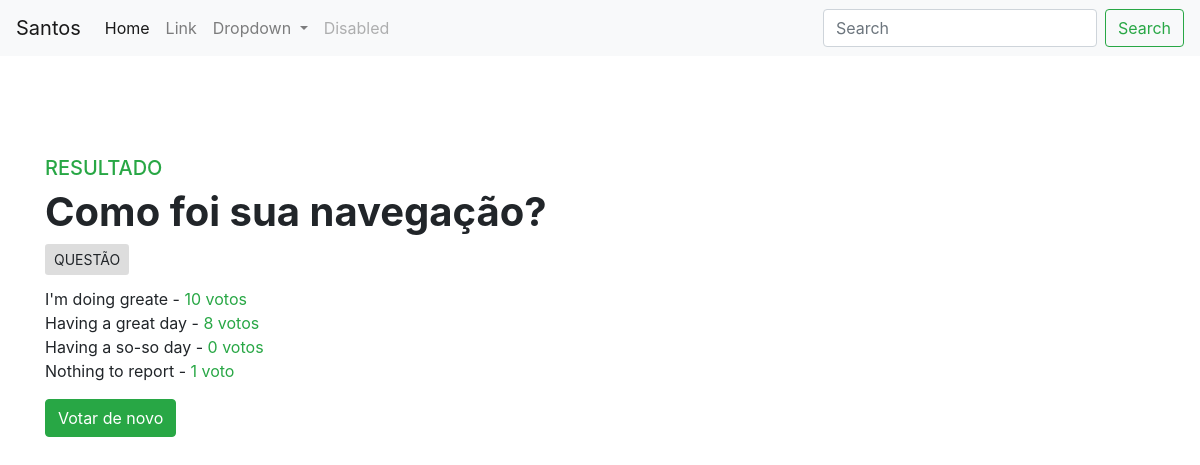
/polls/1/results/, run on an earlier commit of the app's database.
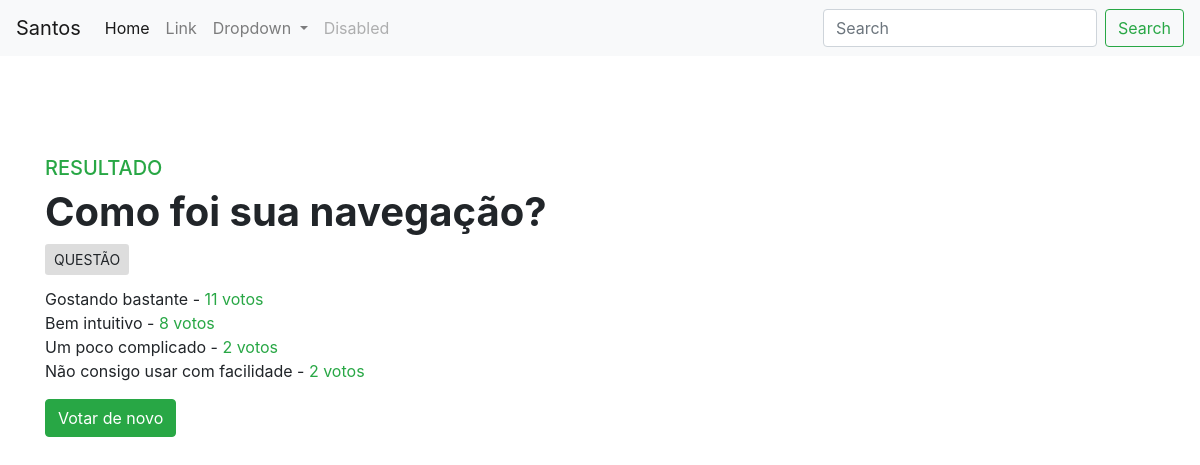
And on a later commit of the database.
### polls/models.py (models this page shows, shortened)
class Choice(models.Model):
    question = models.ForeignKey(Question, on_delete=models.CASCADE)
    choice_text = models.CharField(max_length=256)
    votes = models.IntegerField(default=0)

### polls/views.py (the view)
# urls.py: path('<int:pk>/results/', views.ResultsView.as_view(), name='result'),
class ResultsView(generic.DetailView):
    model= Question
    template_name='polls/results.html'

### polls/templates/polls/results.html
{% extends 'polls/base.html' %}
{% block content %}
<main class="container">
    <h5 class="text-success">RESULTADO</h5>
    <h1>
        <strong>
            {{ question.question_text }}
        </strong>
    </h1>
    <button class="btn btn-muted btn-sm">QUESTÃO</button>
    <ul>
        {% for choice in question.choice_set.all %}
            <li> {{choice.choice_text}} - <span class="text-success"> {{ choice.votes}} voto{{ choice.votes|pluralize}} </span></li>
        {% endfor %}
    </ul>
    <a href="{% url 'polls:detail' question.id %}" class="btn btn-success">Votar de novo</a>
</main>
{% endblock %}

What changed in the data, as far as the page shows it:
changed Choice: choice_text "I'm doing greate" → "Gostando bastante"; votes "10" → "11"
changed Choice: choice_text "Having a great day" → "Bem intuitivo"
changed Choice: choice_text "Having a so-so day" → "Um poco complicado"; votes "0" → "2"
changed Choice: choice_text "Nothing to report" → "Não consigo usar com facilidade"; votes "1" → "2"
